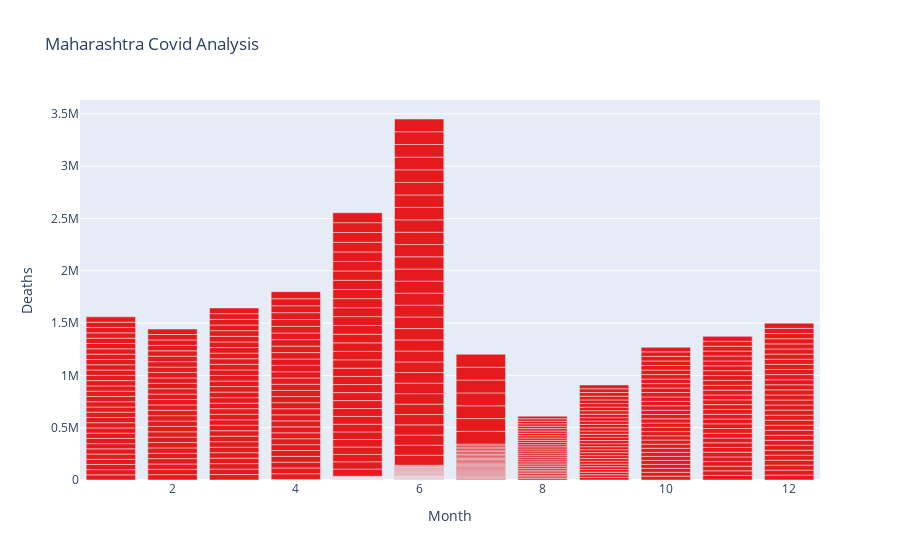

The cell this chart's notebook holds for it:
### Code cell
Death_maha

### Figure 1 — Plotly figure (JSON) as saved in the notebook; plotly's stock layout.template omitted (floating-point values rounded to 4 significant figures; data arrays with more than 128 entries replaced by an {"elided": "..."} marker saying what was removed)
{"data": [{"alignmentgroup": "True", "hovertemplate": "Month=%{x}<br>Deaths=%{y}<extra></extra>", "legendgroup": "", "marker": {"color": "rgb(228,26,28)", "pattern": {"shape": ""}}, "name": "", "offsetgroup": "", "orientation": "v", "showlegend": false, "textposition": "auto", "type": "bar", "x": {"elided": "486 int values"}, "xaxis": "x", "y": {"elided": "486 int values"}, "yaxis": "y"}], "layout": {"barmode": "relative", "legend": {"tracegroupgap": 0}, "title": {"text": "Maharashtra Covid Analysis "}, "xaxis": {"anchor": "y", "domain": [0, 1], "title": {"text": "Month"}}, "yaxis": {"anchor": "x", "domain": [0, 1], "title": {"text": "Deaths"}}}}
